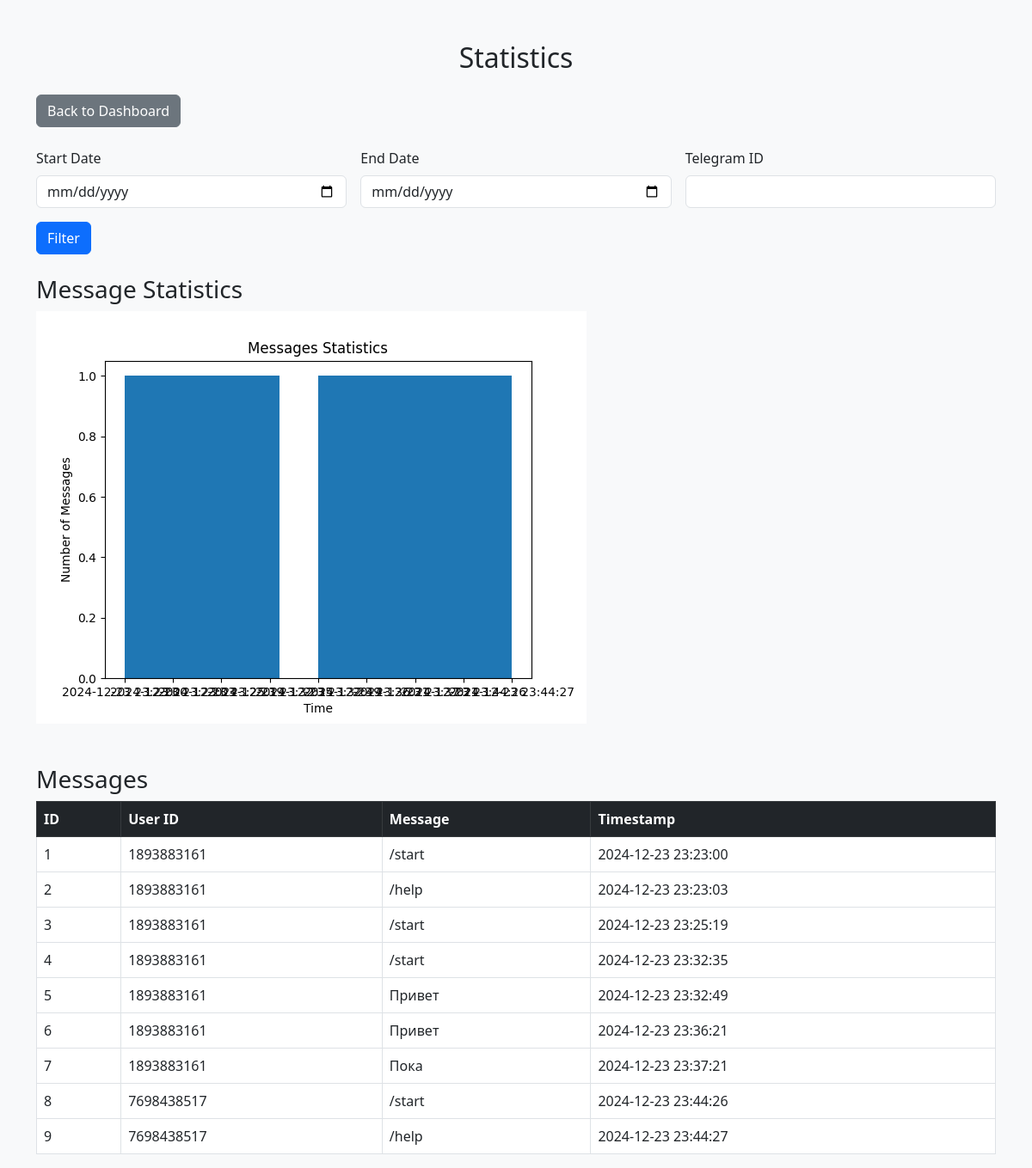
/stats (signed in), run on the app's committed database.
### tables this page shows
CREATE TABLE messages (
                            id INTEGER PRIMARY KEY,
                            user_id INTEGER,
                            message TEXT,
                            timestamp DATETIME DEFAULT CURRENT_TIMESTAMP
                        );

### app.py (the view, shortened to what this page needs)
@app.route('/stats', methods=['GET', 'POST'])
def stats():
    if 'role' not in session or session['role'] != 'Руководитель':
        return redirect(url_for('login'))
    filters = {}
    query = "SELECT * FROM messages WHERE 1=1"
    conn = get_db_connection()
    messages = conn.execute(query, filters).fetchall()
    conn.close()
    fig = Figure()
    ax = fig.subplots()
    timestamps = [row['timestamp'] for row in messages]
    ax.hist(timestamps, bins=10)
    ax.set_title("Messages Statistics")
    ax.set_xlabel("Time")
    ax.set_ylabel("Number of Messages")
    buf = io.BytesIO()
    fig.savefig(buf, format="png")
    buf.seek(0)
    img_base64 = base64.b64encode(buf.getvalue()).decode('utf-8')
    buf.close()
    return render_template('stats.html', messages=messages, img_base64=img_base64)

### app.py (called while the page is built)
def get_db_connection():
    conn = sqlite3.connect(DATABASE)
    conn.row_factory = sqlite3.Row
    return conn

### templates/stats.html (shortened to what this page needs)
<!DOCTYPE html>
<html lang="en">
<head>
    <link href="https://cdn.jsdelivr.net/npm/bootstrap@5.3.0/dist/css/bootstrap.min.css" rel="stylesheet">
</head>
<body class="bg-light">
<div class="container mt-5">
    <h2 class="text-center mb-4">Statistics</h2>
    <a href="/dashboard" class="btn btn-secondary mb-4">Back to Dashboard</a>
    <form method="POST" class="mb-4">
        <div class="row g-3">
            <div class="col-md-4">
                <label for="start_date" class="form-label">Start Date</label>
                <input type="date" class="form-control" id="start_date" name="start_date">
            </div>
            <div class="col-md-4">
                <label for="end_date" class="form-label">End Date</label>
                <input type="date" class="form-control" id="end_date" name="end_date">
            </div>
            <div class="col-md-4">
                <label for="telegram_id" class="form-label">Telegram ID</label>
                <input type="text" class="form-control" id="telegram_id" name="telegram_id">
            </div>
        </div>
        <div class="mt-3">
            <button type="submit" class="btn btn-primary">Filter</button>
        </div>
    </form>
    <h3>Message Statistics</h3>
    <img class="img-fluid" alt="Statistics Chart">
    <h3 class="mt-5">Messages</h3>
    <table class="table table-bordered">
        <thead class="table-dark">
            <tr>
                <th>ID</th>
                <th>User ID</th>
                <th>Message</th>
                <th>Timestamp</th>
            </tr>
        </thead>
        <tbody>
        {% for message in messages %}
            <tr>
                <td>{{ message.id }}</td>
                <td>{{ message.user_id }}</td>
                <td>{{ message.message }}</td>
                <td>{{ message.timestamp }}</td>
            </tr>
        {% endfor %}
        </tbody>
    </table>
</div>
</body>
</html>

### data on the page
messages: id "1", user_id "1893883161", message "/start", timestamp "2024-12-23 23:23:00"
messages: id "2", user_id "1893883161", message "/help", timestamp "2024-12-23 23:23:03"
messages: id "3", user_id "1893883161", message "/start", timestamp "2024-12-23 23:25:19"
messages: id "4", user_id "1893883161", message "/start", timestamp "2024-12-23 23:32:35"
messages: id "5", user_id "1893883161", message "Привет", timestamp "2024-12-23 23:32:49"
messages: id "6", user_id "1893883161", message "Привет", timestamp "2024-12-23 23:36:21"
messages: id "7", user_id "1893883161", message "Пока", timestamp "2024-12-23 23:37:21"
messages: id "8", user_id "7698438517", message "/start", timestamp "2024-12-23 23:44:26"
messages: id "9", user_id "7698438517", message "/help", timestamp "2024-12-23 23:44:27"
